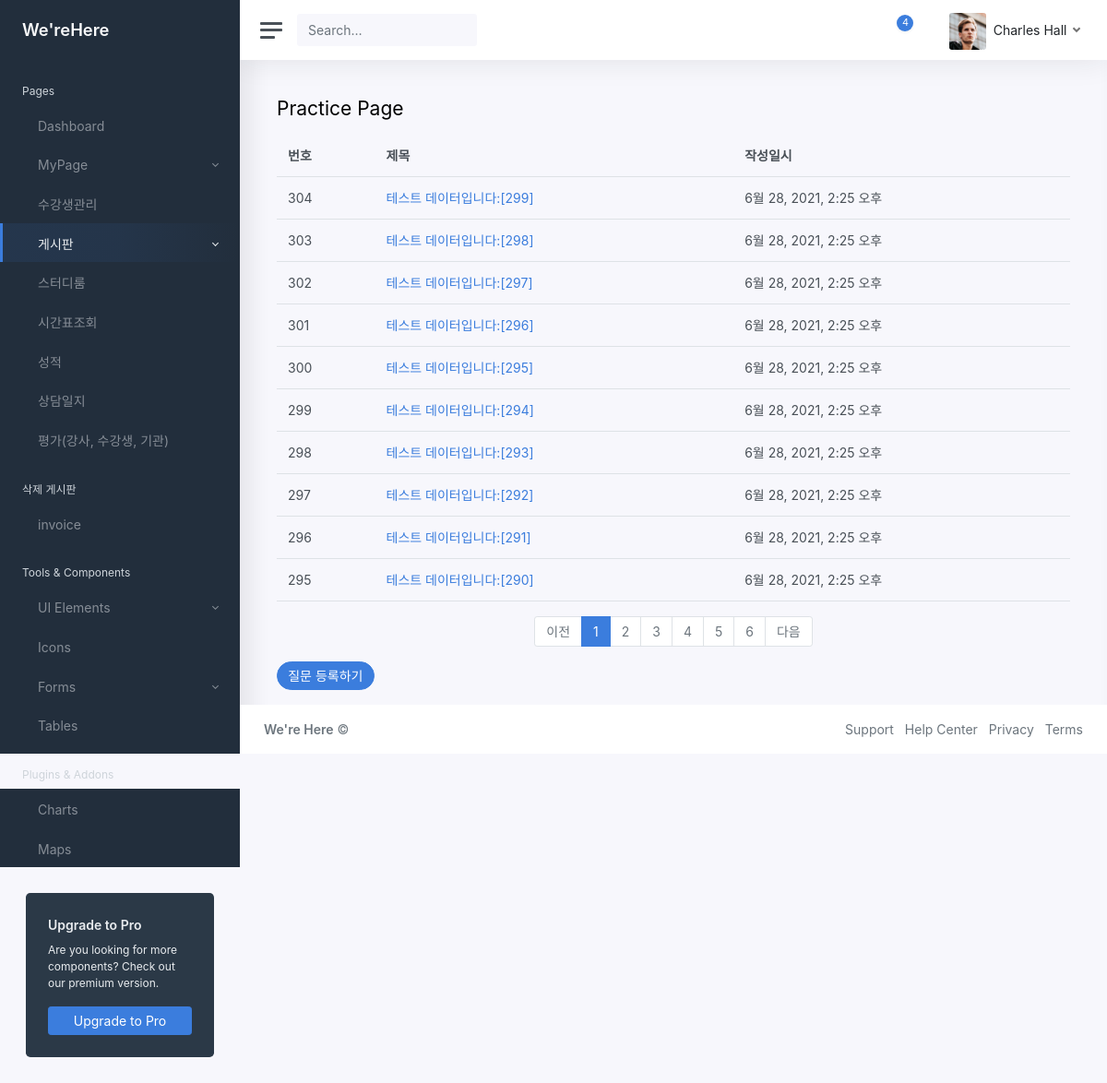
Page /CRM/theme/practice/ on the committed database.
### CRM/models.py (models this page shows)
class Question(models.Model):
    subject = models.CharField(max_length=200)
    content = models.TextField()
    create_date = models.DateTimeField()

### CRM/views.py (the view)
# urls.py: path('theme/practice/', views.theme.theme_practice, name='practice'),
    def theme_practice(request):
        print("PAGE : theme_practice")
        page ='Practice'
        pg = request.GET.get('page','1') # 입력파라미터, 페이지
        question_list = Question.objects.order_by('-create_date') # 조회
        paginator = Paginator(question_list, 10) # 페이지 정리, 10개씩
        pg_obj = paginator.get_page(pg)
        context = {'question_list': pg_obj,
        'page' : page}
        return render(request, './theme/05_practice.html', context)

### CRM/templatetags/CRM_filter.py (called while the page is built)
@register.filter
def sub(value,arg):
    return value - arg

### CRM/templates/Theme/05_practice.html (shortened to what this page needs)
{% load static %}
<!DOCTYPE html>
<html lang="ko-kr">
<head>
	<link href="{% static 'css/app.css' %}" rel="stylesheet">
</head>
{% load CRM_filter %}
<body>
	<div class="wrapper">
		{% include "theme/include/sidebar.html" %}
		<div class="main">
			{% include "theme/include/navbar.html" %}
			<main class="content">
				<div class="container-fluid p-0">
					<h1 class="h3 mb-3">Practice Page</h1>
						<table class="table">
							<thead>
								<th>번호</th>
								<th>제목</th>
								<th>작성일시</th>
							</thead>
							<tbody>
								{% if question_list %}
									{% for question in question_list %}
									<tr>
									<td>{{ question_list.paginator.count|sub:question_list.start_index|sub:forloop.counter0|add:1 }}</td>
									<td>
									<a href="{% url 'CRM:practice_detail' question.id %}">{{ question.subject }}</a>
									</td>
									<td>{{ question.create_date }}</td>
									</tr>
									{% endfor %}
								{% else %}
									<tr>
									<td colspan="3">질문이 없습니다.</td>
									</tr>
								{% endif %}
							</tbody>
						</table>
						<ul class="pagination justify-content-center">
						{% if question_list.has_previous %}
						    <li class="page-item">
							<a class="page-link" href="?page={{ question_list.previous_page_number }}">이전</a>
							</li>
						{% else %}
						    <li class="page-item disabled">
							<a class="page-link" tabindex="-1" aria-disabled="true" href="#">이전</a>
							</li>
						{% endif %}
						{% for page_number in question_list.paginator.page_range %}
							{% if page_number >= question_list.number|add:-5 and page_number <= question_list.number|add:5 %}
						    	{% if page_number == question_list.number %}
								    <li class="page-item active" aria-current="page">
									<a class="page-link" href="?page={{ page_number }}">{{ page_number }}</a>
									</li>
								{% else %}
							  	  <li class="page-item">
									<a class="page-link" href="?page={{ page_number }}">{{ page_number }}</a>
									</li>
								{% endif %}
							{% endif %}
						{% endfor %}
						{% if question_list.has_next %}
						    <li class="page-item">
							<a class="page-link" href="?page={{ question_list.next_page_number }}">다음</a>
							</li>
						{% else %}
						    <li class="page-item disabled">
							<a class="page-link" tabindex="-1" aria-disabled="true" href="#">다음</a>
							</li>
						{% endif %}
						</ul>
						<a href="#" class="btn btn-pill btn-primary">질문 등록하기</a>
				</div>
			</main>
			{% include "theme/include/footer2.html" %}
		</div>
	</div>
</body>
</html>

### rows in the picture
Question: paginator.count|sub "304", subject "테스트 데이터입니다:[299]", create_date "6월 28, 2021, 2:25 오후"
Question: paginator.count|sub "303", subject "테스트 데이터입니다:[298]", create_date "6월 28, 2021, 2:25 오후"
Question: paginator.count|sub "302", subject "테스트 데이터입니다:[297]", create_date "6월 28, 2021, 2:25 오후"
Question: paginator.count|sub "301", subject "테스트 데이터입니다:[296]", create_date "6월 28, 2021, 2:25 오후"
Question: paginator.count|sub "300", subject "테스트 데이터입니다:[295]", create_date "6월 28, 2021, 2:25 오후"
Question: paginator.count|sub "299", subject "테스트 데이터입니다:[294]", create_date "6월 28, 2021, 2:25 오후"
Question: paginator.count|sub "298", subject "테스트 데이터입니다:[293]", create_date "6월 28, 2021, 2:25 오후"
Question: paginator.count|sub "297", subject "테스트 데이터입니다:[292]", create_date "6월 28, 2021, 2:25 오후"
Question: paginator.count|sub "296", subject "테스트 데이터입니다:[291]", create_date "6월 28, 2021, 2:25 오후"
Question: paginator.count|sub "295", subject "테스트 데이터입니다:[290]", create_date "6월 28, 2021, 2:25 오후"

### other values in the picture
{{ page_number }} "1"
{{ page_number }} "2" "3" "4" "5" "6"
